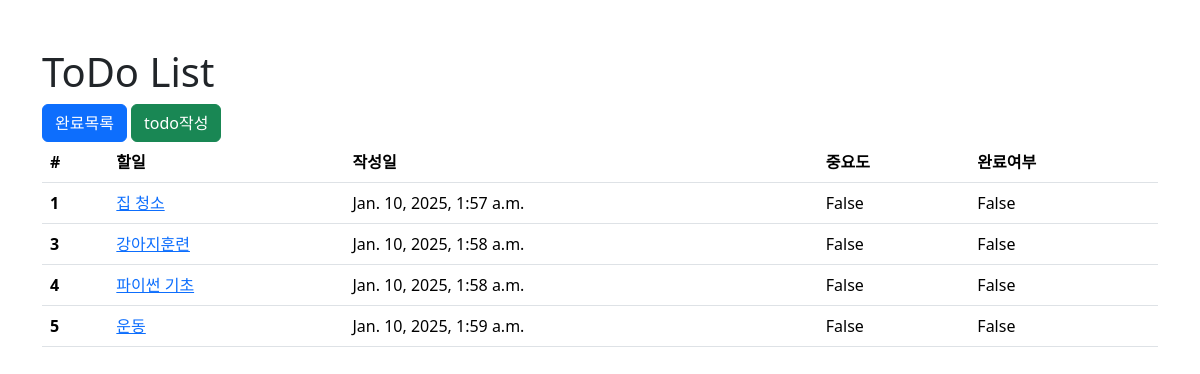
/todo/, run on the app's committed database.
### todo/models.py (models this page shows, shortened)
class Todo(models.Model):
    title = models.CharField(max_length=50)
    description = models.TextField()
    created_at = models.DateTimeField(auto_now_add=True)
    completed = models.BooleanField(default=False)
    important = models.BooleanField(default=False)

### todo/views.py (the view)
# urls.py: path("", views.todo_list, name="todo_list"),
def todo_list(request):
    todos = Todo.objects.filter(completed=False)
    return render(request, "todo/list.html", {"todos": todos})

### todo/templates/todo/list.html (shortened to what this page needs)
{% extends "base.html" %}
{% block content %}
      <h1>ToDo List</h1>
      <div>
        <a href="{% url "todo_done" %}" class="btn btn-primary">완료목록</a>
        <a href="{% url "todo_register" %}" class="btn btn-success">todo작성</a>
      </div>
      <table class="table">
        <thead>
          <tr>
            <th scope="col">#</th>
            <th scope="col">할일</th>
            <th scope="col">작성일</th>
            <th scope="col">중요도</th>
            <th scope="col">완료여부</th>
          </tr>
        </thead>
        <tbody>
          {% for todo in todos %}
            <tr>
              <th scope="row">{{todo.id}}</th>
              <td>
                <a href="{% url "todo_detail" id=todo.id %}">{{todo.title}}</a>
              </td>
              <td>{{todo.created_at}}</td>
              <td>{{todo.important}}</td>
              <td>{{todo.completed}}</td>
            </tr>
          {% endfor %}
        </tbody>
      </table>
      {% endblock content %}

### todo/templates/base.html (shortened to what this page needs)
<!DOCTYPE html>
<html lang="en">
  <head>
    <link
      href="https://cdn.jsdelivr.net/npm/bootstrap@5.3.3/dist/css/bootstrap.min.css"
      rel="stylesheet"
    />
  </head>
  <body>
    <div class="container mt-5">{% block content %}{% endblock content %}</div>
  </body>
</html>

### data on the page
Todo: id "1", title "집 청소", created_at "Jan. 10, 2025, 1:57 a.m.", important "False", completed "False"
Todo: id "3", title "강아지훈련", created_at "Jan. 10, 2025, 1:58 a.m.", important "False", completed "False"
Todo: id "4", title "파이썬 기초", created_at "Jan. 10, 2025, 1:58 a.m.", important "False", completed "False"
Todo: id "5", title "운동", created_at "Jan. 10, 2025, 1:59 a.m.", important "False", completed "False"
